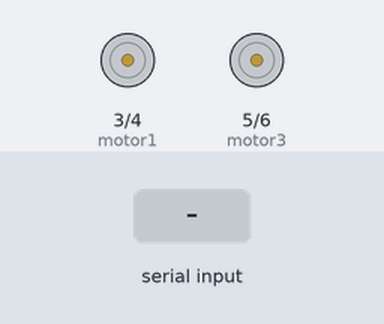
The sketch below on a simulated Arduino Uno, built with avr-gcc and run on an emulated ATmega328P. Parts: motor-driver pin pairs drawn as motors (green arrow = first pin HIGH = forward, orange = second pin HIGH = backward, longer = more drive). The inputs (shaded band) are chosen by the test bench.

Above: at 1.2 s.
1.3 s: "F" received over Serial
At 2.3 s:
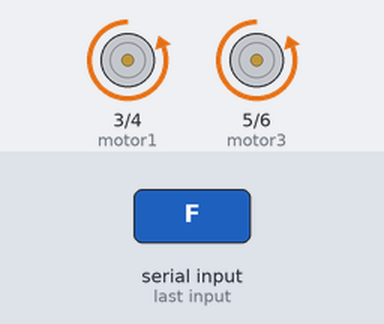
2.8 s: "B" received over Serial
At 3.5 s:
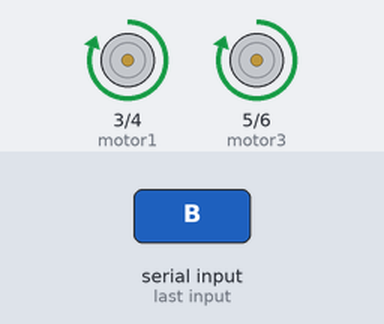
4.3 s: "L" received over Serial
At 4.6 s:
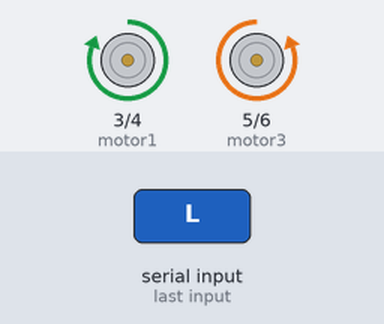
5.8 s: "R" received over Serial
At 7.0 s:
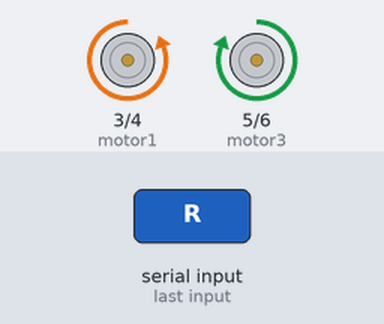
7.3 s: "S" received over Serial
At 8.1 s:
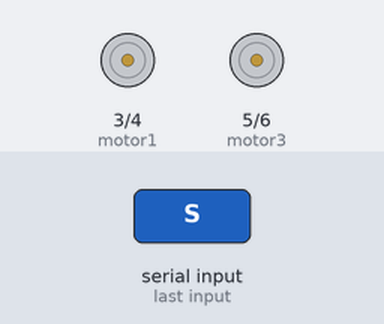
Timing chart, 0 to 9.8 s (numbered marks = the images above; inputs shaded):
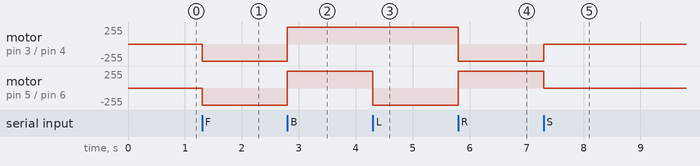

Measured:
- after the input at 1.3 s, motor on pin 3 (motor1) / pin 4 (motor2), motor on pin 5 (motor3) / pin 6 (motor4): stopped → backward 255/255 at once
- after the input at 2.8 s, motor on pin 3 (motor1) / pin 4 (motor2), motor on pin 5 (motor3) / pin 6 (motor4): backward 255/255 → forward 255/255 at once
- after the input at 4.3 s, motor on pin 5 (motor3) / pin 6 (motor4): forward 255/255 → backward 255/255 at once
- after the input at 5.8 s, motor on pin 3 (motor1) / pin 4 (motor2): forward 255/255 → backward 255/255 at once; motor on pin 5 (motor3) / pin 6 (motor4): backward 255/255 → forward 255/255 at once
- after the input at 7.3 s, motor on pin 3 (motor1) / pin 4 (motor2): backward 255/255 → stopped at once; motor on pin 5 (motor3) / pin 6 (motor4): forward 255/255 → stopped at once

The sketch:

Bluetooth_car.ino
```cpp
char data = 0; // Variable to store incoming data
const int motor1 = 3;
const int motor2 = 4;
const int motor3 = 5;
const int motor4 = 6;

void setup() {
  pinMode(motor1, OUTPUT);
  pinMode(motor2, OUTPUT);
  pinMode(motor3, OUTPUT);
  pinMode(motor4, OUTPUT);
  Serial.begin(9600);
}

void loop() {
  if (Serial.available()) {
    data = Serial.read(); // Read one byte from serial

    switch(data){
      case 'F':
        Moveforward();
        break;
      case 'B':
        Movebackward();
        break;
      case 'L':
        MoveLeft();
        break;
      case 'R':
        MoveRight();
        break;
      case 'S':
        moveStop();
        break;
    }
  }
}

// Motor control functions
void moveStop() {
  digitalWrite(motor1, LOW);
  digitalWrite(motor2, LOW);
  digitalWrite(motor3, LOW);
  digitalWrite(motor4, LOW);
}

void Movebackward() {
  digitalWrite(motor1, HIGH);
  digitalWrite(motor2, LOW);
  digitalWrite(motor3, HIGH);
  digitalWrite(motor4, LOW);
}

void Moveforward() {
  digitalWrite(motor1, LOW);
  digitalWrite(motor2, HIGH);
  digitalWrite(motor3, LOW);
  digitalWrite(motor4, HIGH);
}

void MoveLeft() {
  digitalWrite(motor1, HIGH);
  digitalWrite(motor2, LOW);
  digitalWrite(motor3, LOW);
  digitalWrite(motor4, HIGH);
}

void MoveRight() {
  digitalWrite(motor1, LOW);
  digitalWrite(motor2, HIGH);
  digitalWrite(motor3, HIGH);
  digitalWrite(motor4, LOW);
}
```
